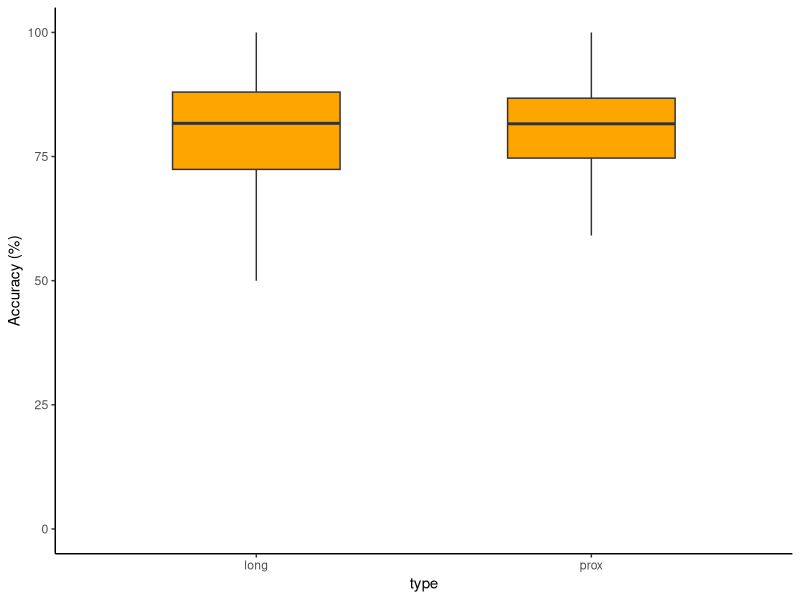

R code for this plot:
##Process read counts at original and duplicated positions for regions involved in chromatin loops
##Duplicated regions were placed either at the end of loops ("long") or 50kb away ("prox")



library(tidyverse)


##read count data

long = inner_join(read_tsv('MCF7-long_ori_counts.txt', col_names=c('loop','ori')),
				read_tsv('MCF7-long_dup_counts.txt', col_names=c('loop','dup')),
				by='loop') %>% 
		add_column(type='long')

prox = inner_join(read_tsv('MCF7-prox_ori_counts.txt', col_names=c('loop','ori')),
				read_tsv('MCF7-prox_dup_counts.txt', col_names=c('loop','dup')),
				by='loop') %>% 
		add_column(type='prox')

data = rbind(long, prox) %>% mutate(acc = ori/(ori+dup)*100)


##plot accuracy (Supp Fig 3D)

quartz(w=2.5,h=3)
data %>%
ggplot(aes(x=type, y=acc)) +
	theme_classic() +
	geom_boxplot(outlier.shape=NA, fill='orange',width=0.5) +
	ylab('Accuracy (%)') +
	labs(fill='')
	

##stats

wilcox.test(data$acc[data$type=='long'], data$acc[data$type=='prox'])